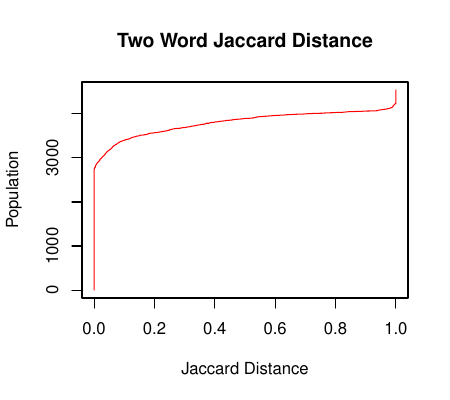

Source code (R):
library(RColorBrewer)

data <- read.table("sortedTwoDiff")
allData = rep(data[,1])

title <- "Two Word Jaccard Distance"
pdf("twoDiff.pdf", height=4.0, width=4.5)

mp <- plot(allData, 1:length(allData),type="l", col="red", main=title, ylab="Population",xlab="Jaccard Distance")
